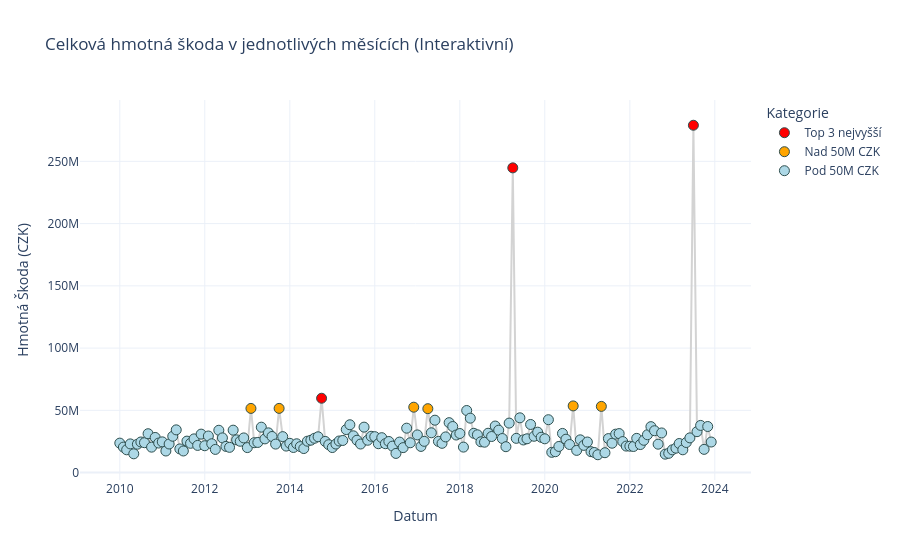

The notebook cell saved with this chart:
### Markdown cell above
### 3.14. Interaktivní graf - Celková hmotná škoda v jednotlivých měsících
- Graf znázorňuje celkovou výši částky v jednotlivých měsících.
- Použitá knihovna plotly.graph_objects.

### Code cell
warnings.filterwarnings("ignore", category=FutureWarning)# Potlačení varování

# Příprava dat
data['datum'] = pd.to_datetime(data['datum'])
data['rok_mesic'] = data['datum'].dt.to_period('M')
monthly_damage = data.groupby('rok_mesic')['hmotna_skoda'].sum().reset_index()
monthly_damage['rok_mesic_dt'] = monthly_damage['rok_mesic'].dt.to_timestamp()

# Mapa měsíců do češtiny
czech_months = {
    1: 'leden', 2: 'únor', 3: 'březen', 4: 'duben', 5: 'květen', 6: 'červen',
    7: 'červenec', 8: 'srpen', 9: 'září', 10: 'říjen', 11: 'listopad', 12: 'prosinec'
}

# Pomocné sloupce pro bublinu
monthly_damage['Rok'] = monthly_damage['rok_mesic_dt'].dt.year
monthly_damage['Mesic_Nazev'] = monthly_damage['rok_mesic_dt'].dt.month.map(czech_months)
monthly_damage['Castka_Format'] = monthly_damage['hmotna_skoda'].apply(lambda x: f"{x:,.0f} CZK".replace(",", " "))

# 3. Barevná logika
top_3_threshold = monthly_damage['hmotna_skoda'].nlargest(3).min()

def get_category(val):
    if val >= top_3_threshold: return 'Top 3 nejvyšší'
    if val > 50000000: return 'Nad 50M CZK'
    return 'Pod 50M CZK'

monthly_damage['Kategorie'] = monthly_damage['hmotna_skoda'].apply(get_category)

color_map = {'Top 3 nejvyšší': 'red', 'Nad 50M CZK': 'orange', 'Pod 50M CZK': 'lightblue'}

# Tvorba grafu
fig = go.Figure()

fig.add_trace(go.Scatter(
    x=monthly_damage['rok_mesic_dt'].tolist(),
    y=monthly_damage['hmotna_skoda'].tolist(),
    mode='lines',
    line=dict(color='lightgray', width=2),
    hoverinfo='skip',
    showlegend=False
))

# Barevné body
for kat, color in color_map.items():
    subset = monthly_damage[monthly_damage['Kategorie'] == kat]
    fig.add_trace(go.Scatter(
        x=subset['rok_mesic_dt'].tolist(),
        y=subset['hmotna_skoda'].tolist(),
        mode='markers',
        name=kat,
        marker=dict(color=color, size=10, line=dict(width=1, color='DarkSlateGrey')),
        customdata=subset[['Mesic_Nazev', 'Rok', 'Castka_Format']],
        hovertemplate="<b>%{customdata[0]} %{customdata[1]}</b><br>" +
                      "Škoda: %{customdata[2]}<extra></extra>"
    ))

fig.update_layout(
    title='Celková hmotná škoda v jednotlivých měsících (Interaktivní)',
    xaxis_title='Datum',
    yaxis_title='Hmotná Škoda (CZK)',
    legend_title='Kategorie',
    template='plotly_white',
    hovermode='closest'
)

fig.show()

# statistiky
mean_skoda = data['hmotna_skoda'].mean()
median_skoda = data['hmotna_skoda'].median()
total_skoda = data['hmotna_skoda'].sum()
unique_years_sorted = sorted(data['rok'].unique())

print("--- Roky obsažené v datech ---")
print(unique_years_sorted)
print(f"\n--- Statistické shrnutí Hmotné Škody ---")
print(f"Průměrná hmotná škoda na nehodu: {mean_skoda:,.2f} CZK")
print(f"Medián hmotné škody na nehodu: {median_skoda:,.2f} CZK")
print(f"Celková hmotná škoda: {total_skoda:,.2f} CZK")

### Figure 1 — Plotly figure (JSON) as saved in the notebook; plotly's stock layout.template omitted (floating-point values rounded to 4 significant figures; data arrays with more than 128 entries replaced by an {"elided": "..."} marker saying what was removed)
{"data": [{"hoverinfo": "skip", "line": {"color": "lightgray", "width": 2}, "mode": "lines", "showlegend": false, "type": "scatter", "x": {"elided": "168 str values"}, "y": {"elided": "168 int values"}}, {"customdata": [["říjen", 2014, "59 732 000 CZK"], ["duben", 2019, "244 773 800 CZK"], ["červenec", 2023, "278 998 000 CZK"]], "hovertemplate": "<b>%{customdata[0]} %{customdata[1]}</b><br>Škoda: %{customdata[2]}<extra></extra>", "marker": {"color": "red", "line": {"color": "DarkSlateGrey", "width": 1}, "size": 10}, "mode": "markers", "name": "Top 3 nejvyšší", "type": "scatter", "x": ["2014-10-01T00:00:00", "2019-04-01T00:00:00", "2023-07-01T00:00:00"], "y": [59732000, 244773800, 278998000]}, {"customdata": [["únor", 2013, "51 552 300 CZK"], ["říjen", 2013, "51 582 400 CZK"], ["prosinec", 2016, "52 538 500 CZK"], ["duben", 2017, "51 341 000 CZK"], ["září", 2020, "53 570 000 CZK"], ["květen", 2021, "53 179 400 CZK"]], "hovertemplate": "<b>%{customdata[0]} %{customdata[1]}</b><br>Škoda: %{customdata[2]}<extra></extra>", "marker": {"color": "orange", "line": {"color": "DarkSlateGrey", "width": 1}, "size": 10}, "mode": "markers", "name": "Nad 50M CZK", "type": "scatter", "x": ["2013-02-01T00:00:00", "2013-10-01T00:00:00", "2016-12-01T00:00:00", "2017-04-01T00:00:00", "2020-09-01T00:00:00", "2021-05-01T00:00:00"], "y": [51552300, 51582400, 52538500, 51341000, 53570000, 53179400]}, {"customdata": {"elided": "159x3 mixed values"}, "hovertemplate": "<b>%{customdata[0]} %{customdata[1]}</b><br>Škoda: %{customdata[2]}<extra></extra>", "marker": {"color": "lightblue", "line": {"color": "DarkSlateGrey", "width": 1}, "size": 10}, "mode": "markers", "name": "Pod 50M CZK", "type": "scatter", "x": {"elided": "159 str values"}, "y": {"elided": "159 int values"}}], "layout": {"hovermode": "closest", "legend": {"title": {"text": "Kategorie"}}, "title": {"text": "Celková hmotná škoda v jednotlivých měsících (Interaktivní)"}, "xaxis": {"title": {"text": "Datum"}}, "yaxis": {"title": {"text": "Hmotná Škoda (CZK)"}}}}
